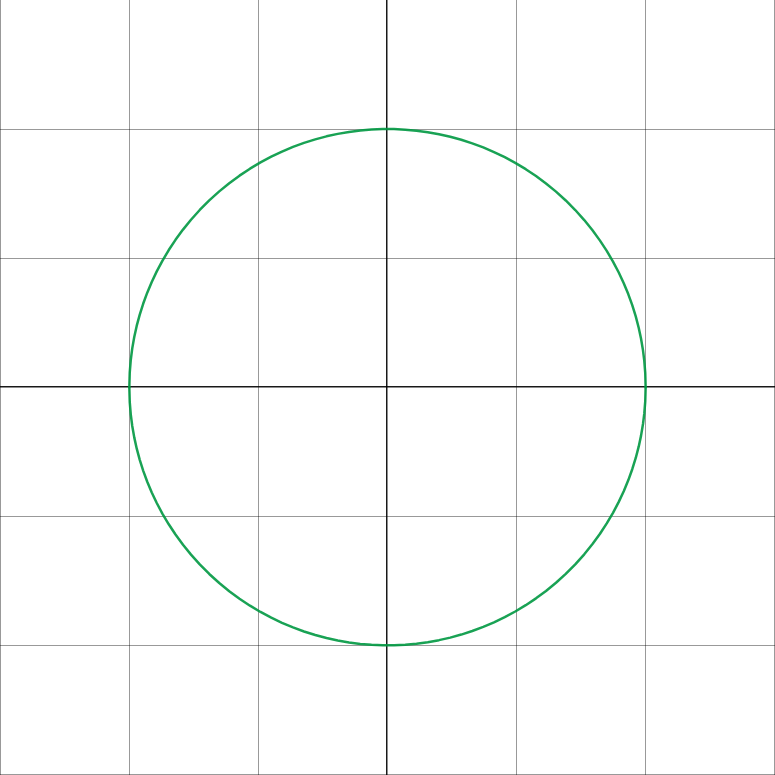
#> input picture patternFormation/image_input/circle.png, 775 x 775 px, found by its file name
$ python generatePattern.py
#> lines starting #> are read from the running program, lines starting #| are printed output that depends on the picture; after the words box and inside, x2 and y2 are one past the last pixel; in counts of white or black regions, pixels touching at a corner belong together
#> further down, img is the input picture: shape (775, 775, 3); mean B, G, R 251.6, 252.1, 251.2
### patternFormation/scripts/PatternClass.py
import cv2
import numpy as np
import json
import os

def findContour_COM(contour):
    moments = cv2.moments(contour)

    # Calculate the center of mass coordinates
    cX = int(moments['m10'] / moments['m00'])
    cY = int(moments['m01'] / moments['m00'])

    return (cX, cY)

##########################################
##########################################

class Pattern:

    def __init__(self, image, num_of_drones, grid_unit_metre, hover_height, path):
        self.image = image                                    # BGR image
        self.num_of_drones = num_of_drones
        self.hover_height = hover_height                      # in meters
        self.gridSize_metre = grid_unit_metre                 # grid size in meters
        self.gridSize_pixel = None                            # Grid size in pixels
        self.origin_Pixel = [[]]                              # Pixel Coordinate of origin in the original image
        self.points_pixel_coordinates = np.zeros((self.num_of_drones, 2))
        self.points_metre_coordinates = np.zeros((self.num_of_drones, 2))
        self.grid_contour = None                              # Best grid contour
        self.pattern_contour = None                           # Best grid contour
        self.path = path
        self.img_pixels = self.image
        self.img_meters = self.image

    #############################################
    def detect_Origin(self):

        #convert image to gray scale
        gray = cv2.cvtColor(self.image, cv2.COLOR_BGR2GRAY)

        # Apply binary thresholding to extract dark regions
        _, binary = cv2.threshold(gray, 50, 255, cv2.THRESH_BINARY_INV)
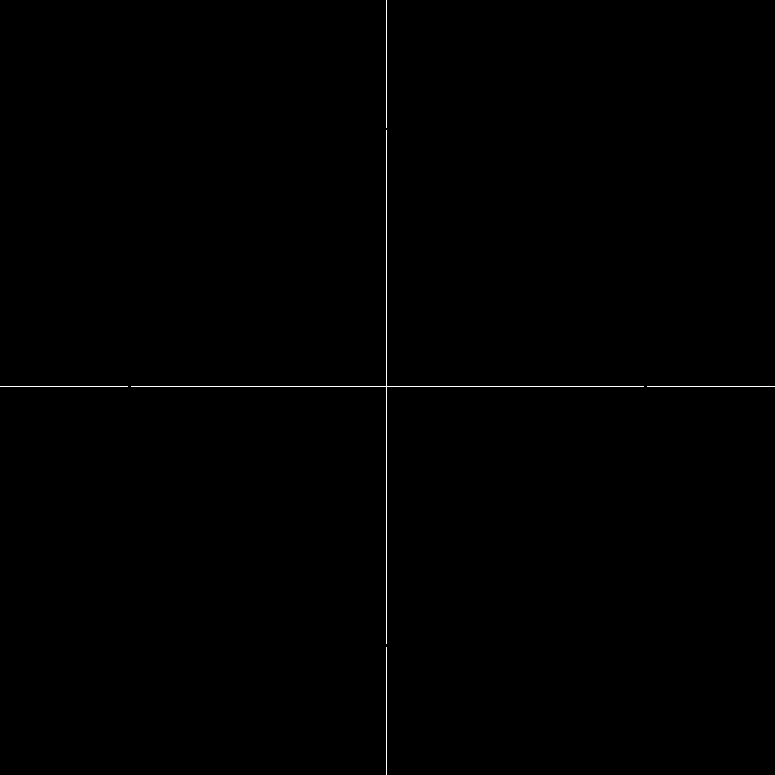
#> binary: shape (775, 775); 0.26% white in thin lines or dots

        # Find contours in the binary self.image
        contours, _ = cv2.findContours(binary, cv2.RETR_EXTERNAL, cv2.CHAIN_APPROX_NONE)
#> contours = 5 contours, all with area under 20

        # Iterate over the contours and filter out small ones
        min_contour_area = 0.001  # Adjust this threshold as needed
        detected_lines = []

        for contour in contours:
            area = cv2.contourArea(contour)
            if area > min_contour_area:
                detected_lines.append(contour)
#> this loop made 5 passes
#> area on passes 1 to 4: 0, 0, 0, 2
#> after the loop, detected_lines = 1 contour, all with area under 20

        # Draw the detected lines as contours on the original image
        # cv2.drawContours(image, detected_lines, -1, (0, 0, 255), 2)

        for contour in detected_lines:

            cX, cY = findContour_COM(contour)
            self.origin_Pixel = [[cX, cY]]
#> this loop made 1 pass
#> (cX, cY) on pass 1: (386, 386)

        return

    ###################################################
    def pointsOnCurve(self):

        n = self.num_of_drones
        # Convert the image to HSV color space
        hsv = cv2.cvtColor(self.image, cv2.COLOR_BGR2HSV)

        # Define the lower and upper green color thresholds
        lower_green = np.array([45, 100, 50])
        upper_green = np.array([75, 255, 255])

        # Create a mask for the green color
        mask = cv2.inRange(hsv, lower_green, upper_green)
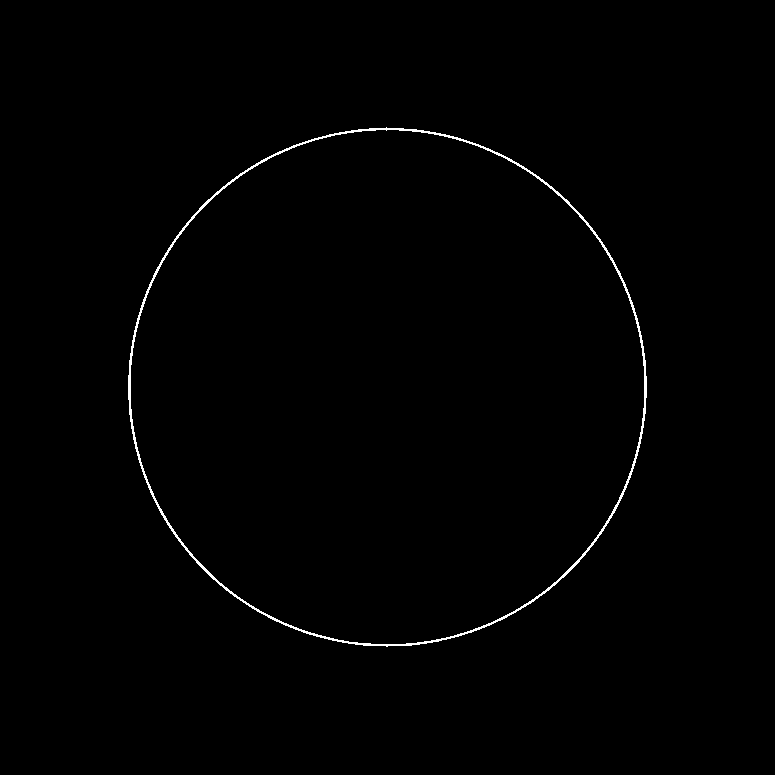
#> mask: shape (775, 775); 0.65% white in thin lines or dots, all inside (x1, y1, x2, y2) = (128, 127, 647, 647)

        # Find contours in the mask
        contours, _ = cv2.findContours(mask, cv2.RETR_EXTERNAL, cv2.CHAIN_APPROX_NONE)
#> contours = 1 contour; box (x1, y1, x2, y2) and area: (128, 127, 647, 647) 210507

        # Iterate through the contours and find the green contour with the largest area
        largest_area = 0
        green_contour = None
        for contour in contours:
            area = cv2.contourArea(contour)
            if area > largest_area:
                largest_area = area
                green_contour = contour
#> this loop made 1 pass
#> (area, largest_area) on pass 1: (210507, 210507)
#> after the loop, green_contour = contour of 1466 points, box (x1, y1, x2, y2) (128, 127, 647, 647), area 210507; largest_area = 210507


        self.pattern_contour = green_contour
#> self.pattern_contour has the same summary as green_contour

        # Approximate the green contour to make it smoother
        epsilon = 0.01 * cv2.arcLength(green_contour, True)
#> epsilon = 17.18
        approx_contour = cv2.approxPolyDP(green_contour, epsilon, True)
#> approx_contour = contour of 16 points, box (x1, y1, x2, y2) (128, 127, 647, 647), area 205799

        # cv2.drawContours(self.image, contours, -1, (240, 210, 67), 2)

        # Calculate the perimeter of the approximated contour
        perimeter = cv2.arcLength(green_contour, True)
#> perimeter = 1717.8

        # Get the total number of points on the contour
        num_points = len(contour)
#> num_points = 1466

        # Calculate the step size to obtain n equidistant points
        step = int(num_points / n)
#> step = 122

        # Iterate through the contour points with the specified step size
        points_pixel_coordinates = np.zeros((n,2))

        for i in range(n):

            # Get the coordinates (x, y) of the point on the contour
            x, y = green_contour[step*i][0]
            points_pixel_coordinates[i] = np.array([x, y])

            i = i * step
#> this loop made 12 passes
#> (x, y, i) on passes 1 to 4: (386, 127, 0), (264, 159, 122), (159, 265, 244), (128, 387, 366)
#> after the loop, points_pixel_coordinates = [[386, 127], [264, 159], [159, 265], [128, 387], [159, 509], [265, 615], [387, 646], [509, 615], [615, 509], [646, 387], [615, 265], [510, 159]]

        self.points_pixel_coordinates = np.round_(points_pixel_coordinates, decimals=2)
#> self.points_pixel_coordinates has the same summary as points_pixel_coordinates

        return

    #####################################################
    def find_grid_units(self):

        # Convert the image to grayscale
        gray = cv2.cvtColor(self.image, cv2.COLOR_BGR2GRAY)

        # Threshold the image to obtain a binary image
        _, threshold = cv2.threshold(gray, 170, 255, cv2.THRESH_BINARY)
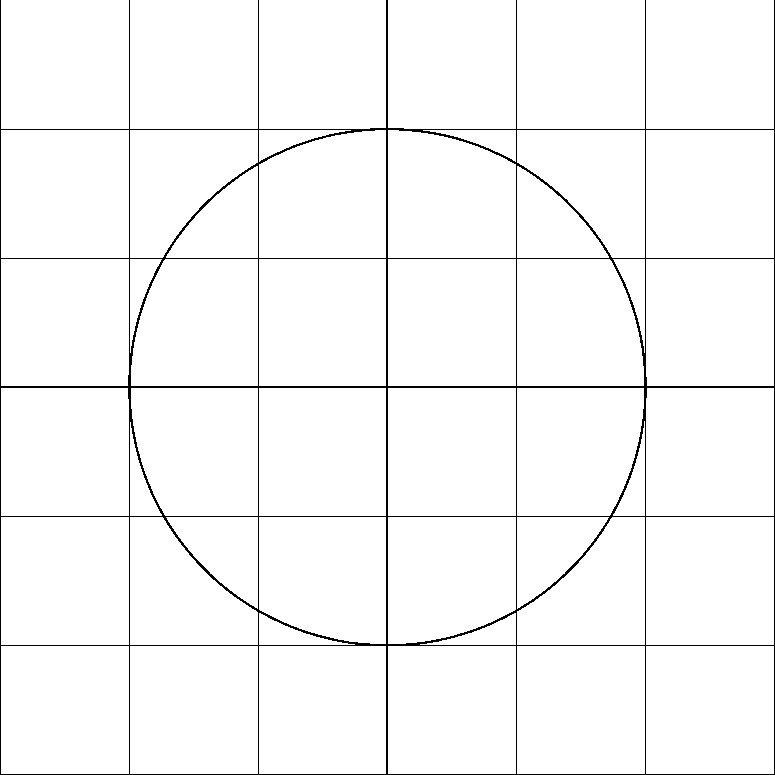
#> threshold: shape (775, 775); 97.5% white; black in thin lines or dots

        # Find contours in the binary image
        contours, _ = cv2.findContours(threshold, cv2.RETR_EXTERNAL, cv2.CHAIN_APPROX_NONE)
#> contours = 48 contours; largest, box (x1, y1, x2, y2) and area: (646, 0, 774, 129) 16256, (517, 0, 645, 129) 16256, (130, 0, 258, 129) 16256, (1, 0, 129, 129) 16256, (388, 0, 516, 129) 16240

        # Iterate through the contours
        best_grid_contour = None
        max_area = 0

        for contour in contours:

            # Calculate the perimeter of the contour
            perimeter = cv2.arcLength(contour, True)

            # Approximate the contour to a polygon
            epsilon = 0.001 * perimeter
            approx = cv2.approxPolyDP(contour, epsilon, True)

            # If the polygon has 4 sides, it is a square or rectangle
            if len(approx) == 4:

                if (cv2.contourArea(contour)) > max_area :
                    best_grid_contour = contour
#> this loop made 48 passes
#> (perimeter, epsilon) on passes 7, 8, 10, 11: (233.8, 0.234), (233.8, 0.234), (460, 0.46), (317.7, 0.318)


        self.grid_contour = best_grid_contour
#> self.grid_contour = contour of 510 points, box (x1, y1, x2, y2) (1, 0, 129, 129), area 16256

        grid_perimeter = cv2.arcLength(best_grid_contour,True)
#> grid_perimeter = 510
        grid_area = cv2.contourArea(best_grid_contour)
#> grid_area = 16256
        grid_size = 4*(grid_area/grid_perimeter)
#> grid_size = 127.5

        self.gridSize_pixel = grid_size
#> self.gridSize_pixel = 127.5

        return

    ####################################################
    def map_pixels(self):

        # calculate the coordinates of points on curve wrt the Origin (in Pixel units of default image frame :
        # X-> left to right & Y->top to bottom)
        n = self.num_of_drones
        origin_pixel = self.origin_Pixel
#> origin_pixel = [[386, 386]]
        point_coordinates_pixel = self.points_pixel_coordinates
#> point_coordinates_pixel has the same summary as points_pixel_coordinates in pointsOnCurve
        grid_size_metre = self.gridSize_metre
        grid_size_pixel = self.gridSize_pixel
#> grid_size_pixel = 127.5

        points_wrt_origin_pixel = point_coordinates_pixel - np.full((n,2), origin_pixel)
#> points_wrt_origin_pixel = [[0, -259], [-122, -227], [-227, -121], [-258, 1], [-227, 123], [-121, 229], [1, 260], [123, 229], [229, 123], [260, 1], [229, -121], [124, -227]]

        # Convert the above coordinates in metres
        point_wrt_origin_metre = points_wrt_origin_pixel*(grid_size_metre/grid_size_pixel)
#> point_wrt_origin_metre = [[0, -10.16], [-4.78, -8.9], [-8.9, -4.75], [-10.12, 0.0392], [-8.9, 4.82], [-4.75, 8.98], [0.0392, 10.2], [4.82, 8.98], [8.98, 4.82], [10.2, 0.0392], [8.98, -4.75], [4.86, -8.9]]

        # In image frame, X increases from top left to top right and Y increases from top left to bottom left
        # So to map the image frame with the cartesian coordinate system, we have to rotate the points in image frame by 90* anti-clockwise
        # to ensure this, we can take the Mirror image of points wrt X axis of image frame
        # so we will take negative of the original y coordinate value for all points
        for i in range(self.num_of_drones):
            point_wrt_origin_metre[i][1] *=(-1)
#> after the loop, point_wrt_origin_metre = [[0, 10.16], [-4.78, 8.9], [-8.9, 4.75], [-10.12, -0.0392], [-8.9, -4.82], [-4.75, -8.98], [0.0392, -10.2], [4.82, -8.98], [8.98, -4.82], [10.2, -0.0392], [8.98, 4.75], [4.86, 8.9]]

        self.points_metre_coordinates = np.round_(point_wrt_origin_metre, decimals = 2)
#> self.points_metre_coordinates = [[0, 10.16], [-4.78, 8.9], [-8.9, 4.75], [-10.12, -0.04], [-8.9, -4.82], [-4.75, -8.98], [0.04, -10.2], [4.82, -8.98], [8.98, -4.82], [10.2, -0.04], [8.98, 4.75], [4.86, 8.9]]

        return

    ############################################
    def generate_points(self):
        self.detect_Origin()
        self.pointsOnCurve()
        self.find_grid_units()
        self.map_pixels()
        self.drawIMG_Pixels()
        self.drawIMG_Metres()

        return

    ############################################
    def savePattern_data(self):

        file_name = input("Enter the json file name (with extension) to save the Pattern Data:\n")

        file_path = os.path.join(self.path, file_name)

        points = self.points_metre_coordinates

        # Loop to append data for each row
        for i in range(1, points.shape[0]+1):
            drone_data = {
                "x": points[i-1][0],
                "y": points[i-1][1],
                "z": self.hover_height
            }
            key = "drone" + str(i)
            data = {key: drone_data}

            # Read existing JSON data
            if os.path.exists(file_path):
                with open(file_path, "r") as json_file:
                    existing_data = json.load(json_file)
            else:
                existing_data = {}

            # Append new data to existing data
            existing_data.update(data)

            # Write updated data to JSON file
            with open(file_path, "w") as json_file:
                json.dump(existing_data, json_file)


        string = f'Pattern data saved to location {file_path} successfully!'
        print(string)

        return

    #################################################
    def show_IMG(self):
        img1 = self.image
        img2 = self.img_pixels
        img3 = self.img_meters

        cv2.imshow("original image", img1)
        cv2.imshow("Highlighting the pattern points with pixel units", img2)
        cv2.imshow("HIghlighting the pattern points with meter units", img3)

        PixelIMG_path = os.path.join(self.path, 'PixelDataIMG.png')
        MeterIMG_path = os.path.join(self.path, 'RealDataIMg.png')

        cv2.imwrite(PixelIMG_path, img2)
        cv2.imwrite(MeterIMG_path, img3)
        cv2.waitKey(0)
        cv2.destroyAllWindows()

        return

    ###################################################
    def drawIMG_Pixels(self):

        img_show = self.image.copy()

        ## highlighting origin
        cX, cY = self.origin_Pixel[0]
#> cX = 386; cY = 386

        cv2.circle(img_show, (cX, cY), 4, (0, 0, 0), -1)
        string = f'Origin ({cX},{cY})'
#> string = 'Origin (386,386)'
        cv2.putText(img_show, string, (cX+4, cY+20), cv2.FONT_HERSHEY_SIMPLEX, 0.5, (0, 0, 255), 2, -1)

        ## highlighting grid
        cv2.drawContours(img_show, self.grid_contour, -1, (0, 0, 0), 2)
        cXgrid, cYgrid = findContour_COM(self.grid_contour)
#> cXgrid = 64; cYgrid = 64
        size = round(self.gridSize_pixel)
#> size = 127
        string = f'{size}X{size} Grid'
#> string = '127X127 Grid'
        cv2.putText(img_show, string, (cXgrid + 30 -int(self.gridSize_pixel/2), cYgrid), cv2.FONT_HERSHEY_SIMPLEX, 0.6, (255, 51, 255), 2, -1)

        ## highlighting the pattern & points on pattern
        cv2.drawContours(img_show, self.pattern_contour, -1, (240, 210, 67), 2)
        point_num = 1

        for i in range(self.num_of_drones):

            point = self.points_pixel_coordinates[i]
            x, y = int(point[0]), int(point[1])
            image = cv2.circle(img_show, (x, y), 5, (0, 0, 0), -1)
            string = f'Point {point_num} ({x},{y})'
            cv2.putText(img_show, string, (x-80, y-8), cv2.FONT_HERSHEY_SIMPLEX, 0.6, (255, 0, 0), 2, -1)

            point_num += 1
#> this loop made 12 passes
#> (x, y, string) on passes 1 to 4: (386, 127, 'Point 1 (386,127)'), (264, 159, 'Point 2 (264,159)'), (159, 265, 'Point 3 (159,265)'), (128, 387, 'Point 4 (128,387)')
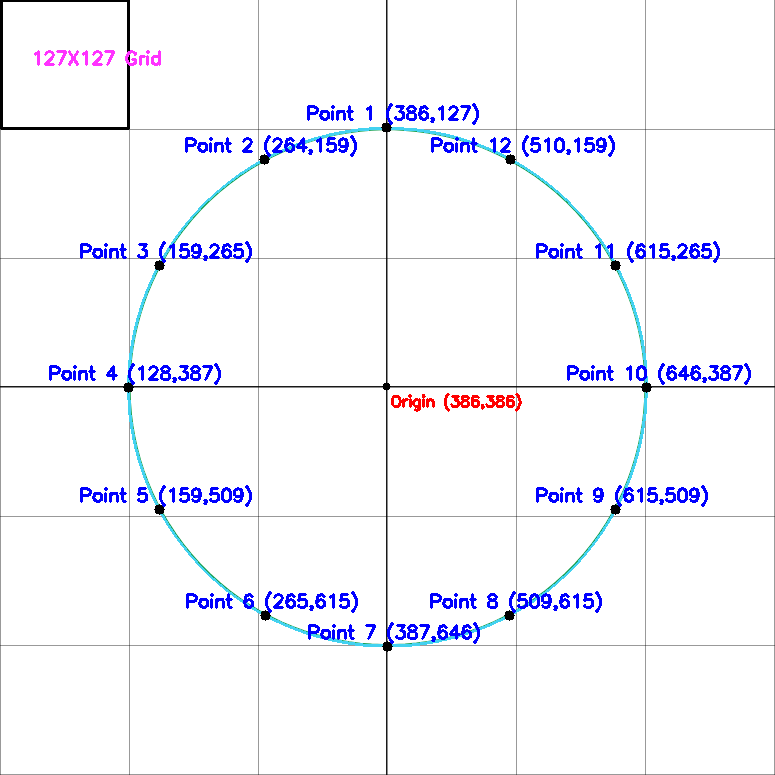
#> img_show: shape (775, 775, 3); mean B, G, R 251.1, 244.6, 244.2
#> after the loop, point_num = 13

        self.img_pixels = img_show

        return

    ####################################################
    def drawIMG_Metres(self):

        img_show = self.image.copy()

        ## highlighting origin
        cX, cY = self.origin_Pixel[0]
#> cX = 386; cY = 386

        cv2.circle(img_show, (cX, cY), 4, (0, 0, 0), -1)
        string = f'Origin (0, 0)'
        cv2.putText(img_show, string, (cX+4, cY+20), cv2.FONT_HERSHEY_SIMPLEX, 0.5, (0, 0, 255), 2, -1)

        ## highlighting grid
        cv2.drawContours(img_show, self.grid_contour, -1, (0, 0, 0), 2)
        cXgrid, cYgrid = findContour_COM(self.grid_contour)
#> cXgrid = 64; cYgrid = 64
        string = f'{self.gridSize_metre}X{self.gridSize_metre} Grid'
        cv2.putText(img_show, string, (cXgrid + 30 -int(self.gridSize_pixel/2), cYgrid), cv2.FONT_HERSHEY_SIMPLEX, 0.6, (255, 51, 255), 2, -1)

        ## highlighting the pattern & points on pattern
        cv2.drawContours(img_show, self.pattern_contour, -1, (240, 210, 67), 2)
        point_num = 1

        for i in range(self.num_of_drones):

            pixel = self.points_pixel_coordinates[i]
            meter = self.points_metre_coordinates[i]
            x_pixel, y_pixel = int(pixel[0]), int(pixel[1])
            x_metre, y_metre = meter[0], meter[1]
            cv2.circle(img_show, (x_pixel, y_pixel), 5, (0, 0, 0), -1)
            string = f'Point {point_num} ({x_metre},{y_metre})'
            cv2.putText(img_show, string, (x_pixel-80, y_pixel-8), cv2.FONT_HERSHEY_SIMPLEX, 0.6, (255, 0, 0), 2, -1)

            point_num += 1
#> this loop made 12 passes
#> (x_pixel, y_pixel, x_metre, y_metre, string) on passes 1 to 4: (386, 127, 0, 10.16, 'Point 1 (0.0,10.16)'), (264, 159, -4.78, 8.9, 'Point 2 (-4.78,8.9)'), (159, 265, -8.9, 4.75, 'Point 3 (-8.9,4.75)'), (128, 387, -10.12, -0.04, 'Point 4 (-10.12,-0.04)')
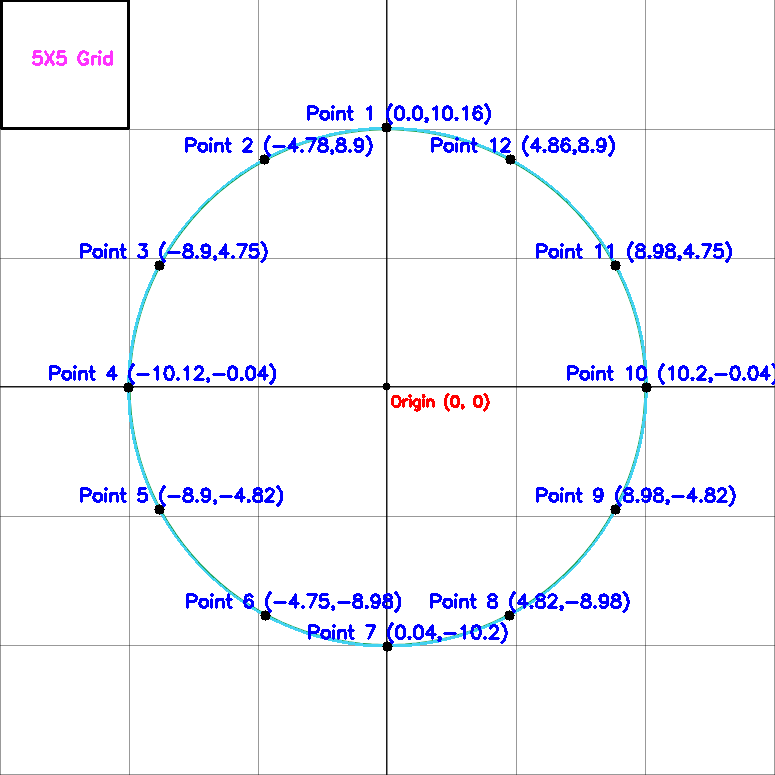
#> img_show: shape (775, 775, 3); mean B, G, R 251.2, 244.5, 243.9
#> after the loop, point_num = 13

        self.img_meters = img_show

        return

### patternFormation/scripts/generatePattern.py
import cv2
import numpy as np
import json
from PatternClass import *
import os

if __name__ == "__main__":

    img = cv2.imread("/home/mohit/workspace/drone_ws/src/drone_swarming/patternFormation/image_input/circle.png")
    no_of_drones = 12
    grid_unit_meter = 5
    hover_height = 3

    path = "/home/mohit/workspace/drone_ws/src/drone_swarming/patternFormation/pattern_data_output"

    # Create object of Pattern class with above parameters
    pattern = Pattern(img, no_of_drones, grid_unit_meter, hover_height, path)

    # Generating the Pattern points
    pattern.generate_points()

    # Saving the pattern points data (in meters) to the above mentioned path
    pattern.savePattern_data()
#> the answer given: out.png
#> in savePattern_data, `points = self.points_metre_coordinates`: points has the same summary as self.points_metre_coordinates in map_pixels
#> the loop in savePattern_data, `for i in range(1, points.shape[0]+1):` made 12 passes
#> drone_data on passes 1 to 4: {'x': 0, 'y': 10.16, 'z': 3}, {'x': -4.78, 'y': 8.9, 'z': 3}, {'x': -8.9, 'y': 4.75, 'z': 3}, {'x': -10.12, 'y': -0.04, 'z': 3}

    # Highlighting the Pattern with points
    pattern.show_IMG()
